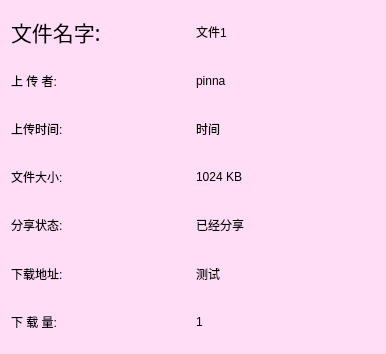
<?xml version="1.0" encoding="UTF-8"?>
<ui version="4.0">
 <class>FilePropertyInfo</class>
 <widget class="QDialog" name="FilePropertyInfo">
  <property name="geometry">
   <rect>
    <x>0</x>
    <y>0</y>
    <width>386</width>
    <height>354</height>
   </rect>
  </property>
  <property name="windowTitle">
   <string>文件属性</string>
  </property>
  <property name="autoFillBackground">
   <bool>false</bool>
  </property>
  <property name="styleSheet">
   <string notr="true">background-color: rgb(255, 221, 246);</string>
  </property>
  <layout class="QGridLayout" name="gridLayout">
   <item row="1" column="0">
    <widget class="QLabel" name="label_4">
     <property name="autoFillBackground">
      <bool>false</bool>
     </property>
     <property name="styleSheet">
      <string notr="true">font: 16pt &quot;幼圆&quot;;</string>
     </property>
     <property name="text">
      <string>上 传 者:</string>
     </property>
    </widget>
   </item>
   <item row="4" column="1">
    <widget class="QLabel" name="share">
     <property name="autoFillBackground">
      <bool>false</bool>
     </property>
     <property name="styleSheet">
      <string notr="true">font: 16pt &quot;幼圆&quot;;</string>
     </property>
     <property name="text">
      <string>已经分享</string>
     </property>
    </widget>
   </item>
   <item row="0" column="0">
    <widget class="QLabel" name="label_2">
     <property name="font">
      <font>
       <family>幼圆</family>
       <pointsize>16</pointsize>
       <weight>50</weight>
       <italic>false</italic>
       <bold>false</bold>
      </font>
     </property>
     <property name="autoFillBackground">
      <bool>false</bool>
     </property>
     <property name="styleSheet">
      <string>font: 16pt &quot;幼圆&quot;;</string>
     </property>
     <property name="text">
      <string>文件名字:</string>
     </property>
    </widget>
   </item>
   <item row="1" column="1">
    <widget class="QLabel" name="user">
     <property name="autoFillBackground">
      <bool>false</bool>
     </property>
     <property name="styleSheet">
      <string notr="true">font: 16pt &quot;幼圆&quot;;</string>
     </property>
     <property name="text">
      <string>pinna</string>
     </property>
    </widget>
   </item>
   <item row="0" column="1">
    <widget class="QLabel" name="filename">
     <property name="autoFillBackground">
      <bool>false</bool>
     </property>
     <property name="styleSheet">
      <string notr="true">font: 16pt &quot;幼圆&quot;;</string>
     </property>
     <property name="text">
      <string>文件1</string>
     </property>
    </widget>
   </item>
   <item row="2" column="1">
    <widget class="QLabel" name="time">
     <property name="autoFillBackground">
      <bool>false</bool>
     </property>
     <property name="styleSheet">
      <string notr="true">font: 16pt &quot;幼圆&quot;;</string>
     </property>
     <property name="text">
      <string>时间</string>
     </property>
    </widget>
   </item>
   <item row="6" column="0">
    <widget class="QLabel" name="label_8">
     <property name="autoFillBackground">
      <bool>false</bool>
     </property>
     <property name="styleSheet">
      <string notr="true">font: 16pt &quot;幼圆&quot;;</string>
     </property>
     <property name="text">
      <string>下 载 量:</string>
     </property>
    </widget>
   </item>
   <item row="4" column="0">
    <widget class="QLabel" name="label_10">
     <property name="autoFillBackground">
      <bool>false</bool>
     </property>
     <property name="styleSheet">
      <string notr="true">font: 16pt &quot;幼圆&quot;;</string>
     </property>
     <property name="text">
      <string>分享状态:</string>
     </property>
    </widget>
   </item>
   <item row="3" column="0">
    <widget class="QLabel" name="label_13">
     <property name="autoFillBackground">
      <bool>false</bool>
     </property>
     <property name="styleSheet">
      <string notr="true">font: 16pt &quot;幼圆&quot;;</string>
     </property>
     <property name="text">
      <string>文件大小:</string>
     </property>
    </widget>
   </item>
   <item row="2" column="0">
    <widget class="QLabel" name="label_6">
     <property name="autoFillBackground">
      <bool>false</bool>
     </property>
     <property name="styleSheet">
      <string notr="true">font: 16pt &quot;幼圆&quot;;</string>
     </property>
     <property name="text">
      <string>上传时间:</string>
     </property>
    </widget>
   </item>
   <item row="5" column="1">
    <widget class="QLabel" name="url">
     <property name="autoFillBackground">
      <bool>false</bool>
     </property>
     <property name="styleSheet">
      <string notr="true">font: 16pt &quot;幼圆&quot;;</string>
     </property>
     <property name="text">
      <string>测试</string>
     </property>
    </widget>
   </item>
   <item row="5" column="0">
    <widget class="QLabel" name="label_12">
     <property name="autoFillBackground">
      <bool>false</bool>
     </property>
     <property name="styleSheet">
      <string notr="true">font: 16pt &quot;幼圆&quot;;</string>
     </property>
     <property name="text">
      <string>下载地址:</string>
     </property>
    </widget>
   </item>
   <item row="3" column="1">
    <widget class="QLabel" name="size">
     <property name="autoFillBackground">
      <bool>false</bool>
     </property>
     <property name="styleSheet">
      <string notr="true">font: 16pt &quot;幼圆&quot;;</string>
     </property>
     <property name="text">
      <string>1024 KB</string>
     </property>
    </widget>
   </item>
   <item row="6" column="1">
    <widget class="QLabel" name="pv">
     <property name="autoFillBackground">
      <bool>false</bool>
     </property>
     <property name="styleSheet">
      <string notr="true">font: 16pt &quot;幼圆&quot;;</string>
     </property>
     <property name="text">
      <string>1</string>
     </property>
    </widget>
   </item>
  </layout>
  <zorder>label_2</zorder>
  <zorder>label_4</zorder>
  <zorder>label_6</zorder>
  <zorder>label_13</zorder>
  <zorder>label_10</zorder>
  <zorder>label_12</zorder>
  <zorder>label_8</zorder>
  <zorder>filename</zorder>
  <zorder>user</zorder>
  <zorder>time</zorder>
  <zorder>size</zorder>
  <zorder>share</zorder>
  <zorder>url</zorder>
  <zorder>pv</zorder>
 </widget>
 <resources/>
 <connections/>
</ui>
